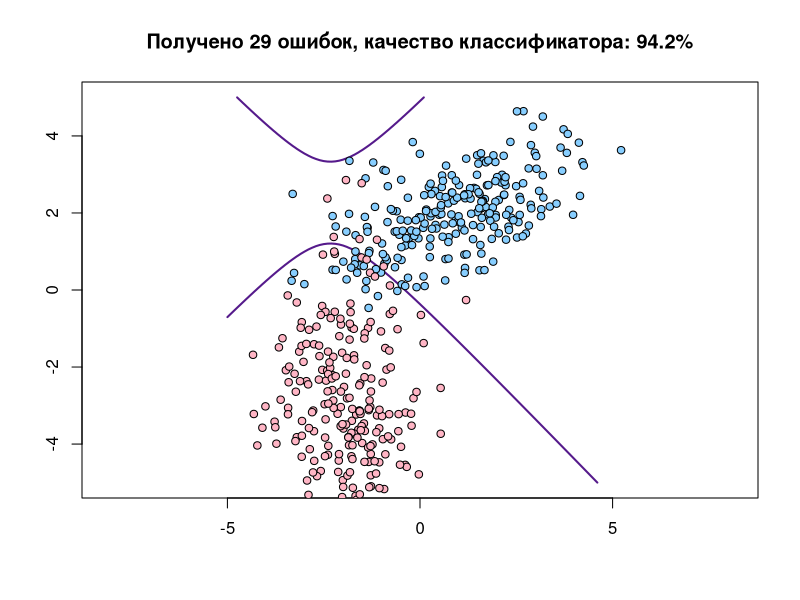

Write the R code that produced this figure.
library(MASS)
muHat <- function(xl) {   #считаем значение мю по данным для класса
  n <- dim(xl)[2]
  mu <- array(NA,n)
  for (i in 1:n) {
    mu[i] <- mean(xl[ ,i])   #по каждой координате берём среднее
  }
  return (mu)
}


sigmaHat <- function(xl,mu) {   #считаем зачение сигма по данным для класса и полученному мю
  l <- dim(xl)[1]
  n <- dim(xl)[2]
  sigma <- matrix(0,n,n)
  for (i in 1:n) {
    sigma[i, ] <- sum((xl[ ,i]-mu[i])^2)/l
  }
  return (sigma)
}


naive <- function(mu,sigma,obj,lambda,P) {   #наивный Байес
  n <- length(mu)
  res <- log(lambda*P)   #добавочный коэффициент
  params <- array(NA,n)
  for (i in 1:n) {
    params[i] <- sigma[i,i]   #диагональные элементы матрицы (гипотеза наивного классификатора)
  }
  return (res+sum(log(Pyj(params,obj,mu))))   #значение функции правдоподобия
}


Pyj <- function(sj,xj,muj){    #коэффициент для j-ой компоненты
  return ((1.0/(sj*sqrt(2*pi)))*exp(-((xj-muj)^2)/(2*sj^2)))    #формула нормального наивного Байесовского классификатора
}


quality <- function(xl,mu1,sig1,mu2,sig2,l1,l2) {    #функция качества алгоритма
  l <- dim(xl)[1]
  n <- dim(xl)[2]-1
  cnt <- table(xl[ ,n+1])
  P <- c(cnt[[1]]/l,cnt[[2]]/l)   #вероятности появления объектов из j-ого класса
  class <- numeric()
  err <- l
  for (i in 1:l) {
    if (naive(mu1,sig1,xl[i,1:n],l1,P[1])>naive(mu2,sig2,xl[i,1:n],l2,P[2]))
      class <- 1
    else
      class <- 2
    if (class!=xl[i,n+1]) {   #если класс не верный
      err <- err-1   #уменьшаем количество правильно классифицируемых объектов выборки
    }
  }
  x <- seq(-5,5,by=0.1)
  y <- x
  N <- function(X,Y) {
    v1 <- naive(mu1,sig1,c(X[arrayindex.x],Y[arrayindex.y]),l1,P[1])
    v2 <- naive(mu2,sig2,c(X[arrayindex.x],Y[arrayindex.y]),l2,P[2])
    return (v1-v2)
  }
  pnt <- array(NA,c(length(x),length(y),2))
  z <- matrix(NA,length(x),length(y))
  for (i in 1:length(x)) {
    for (j in 1:length(y)) {
      pnt[i,j, ] <- c(x[i],y[j])
      z[i,j] <- naive(mu1,sig1,pnt[i,j, ],l1,P[1])-naive(mu2,sig2,pnt[i,j, ],l2,P[2])
    }
  }
  message <- paste0("Получено ",l-err," ошибок, качество классификатора: ",err/l*100,"%")
  contour(x,y,z,levels=c(0),drawlabels=FALSE,col="purple4",asp=1,lwd=2,main=message)
  points(xl[ ,1],xl[ ,2],pch=21,bg=c("skyblue1","pink1")[xl[ ,3]],asp=1)
  return (err/l*100)   #процентное значение качества классификации
}


main <- function() {
  mu1 <- c(1,2)
  mu2 <- c(-2,-3)
  sig1 <- matrix(c(3,1,1,1),2,2)
  sig2 <- matrix(c(1,0,0,4),2,2)
  xl1 <- mvrnorm(250,mu1,sig1)    #многомерное распределение точек классов
  xl2 <- mvrnorm(250,mu2,sig2)
  xl <- rbind(cbind(xl1,1),cbind(xl2,2))   #объединяем два множества точек, указав классы
  mu1h <- muHat(xl1)
  mu2h <- muHat(xl2)
  sig1h <- sigmaHat(xl1,mu1h)
  sig2h <- sigmaHat(xl2,mu2h)
  q <- quality(xl,mu1h,sig1h,mu2h,sig2h,1.0,1.0)
  print(paste0("Качество классификатора: ",q,"%"))
}
main()